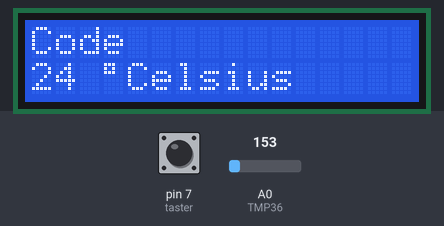
Simulated run of this sketch. Board: Arduino Uno, built with avr-gcc and run on an emulated ATmega328P. Shown: 16×2 character LCD. Inputs (shaded band) come from the test bench; at power-on: pin 7 (taster) LOW, A0 (TMP36) = 153. What the sketch prints to the serial monitor is not drawn.

Above: at 1.2 s.
1.3 s: pin 7 (taster) pulled HIGH for 0.15 s
At 1.54 s:
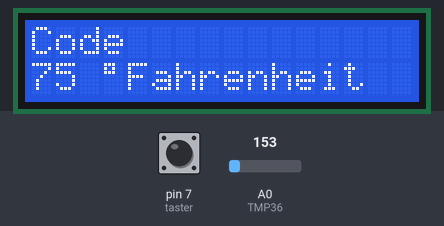
3.1 s: A0 (TMP36) set to 165
At 4.2 s:
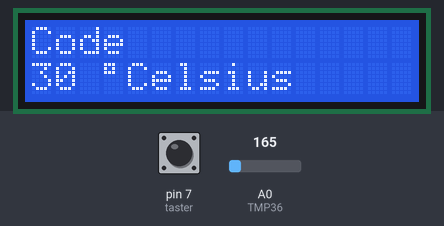
4.9 s: pin 7 (taster) pulled HIGH for 1 s
At 5.8 s:
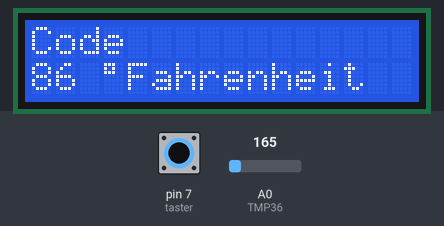
7.4 s: A0 (TMP36) set to 175
At 8.9 s:
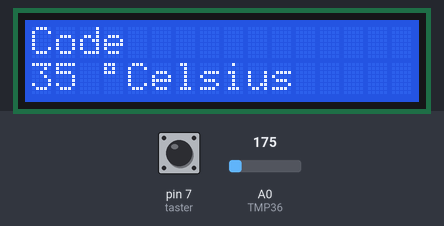
9.2 s: A0 (TMP36) set to 191
At 10.1 s:
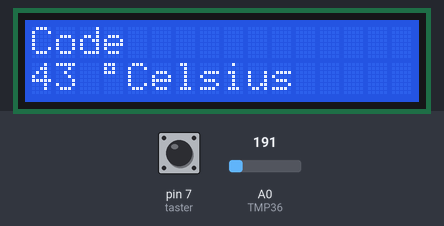
Timing chart, 0 to 11.9 s (numbered marks = the images above; inputs shaded):
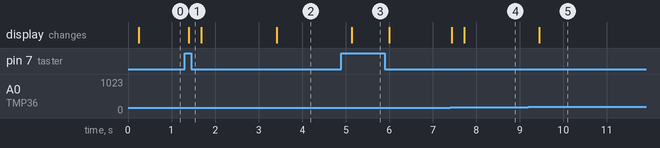

Measured:
- after the input at 1.3 s, the display: changes after 0.10 s (image 1)
- after the input at 3.1 s, the display: changes after 0.31 s (image 2)
- after the input at 4.9 s, the display: changes after 0.24 s (image 3)
- after the input at 7.4 s, the display: first changes at once (image 4 shows a later state)
- after the input at 9.2 s, the display: changes after 0.25 s (image 5)

The sketch:

infrarot_detektor.ino
```cpp
#include <LiquidCrystal.h>
#include <IRremote.h>

int cursorPos = 0;
LiquidCrystal lcd(12, 11, 5, 4, 3, 2);
int taster=7;
int RECV_PIN = 10;
int TMP36 = A0;
int temperatur = 0;
int temp[10];
int time= 20;
int tasterstatus=0;

IRrecv irrecv(RECV_PIN);
decode_results results;

void setup() {
Serial.begin(9600);
lcd.begin(16, 2);
pinMode(taster, INPUT);
irrecv.enableIRIn();
}


void loop() {

temp[0] = map(analogRead(TMP36), 0, 410, -50, 150);
delay(time);
temp[1] = map(analogRead(TMP36), 0, 410, -50, 150);
delay(time);
temp[2] = map(analogRead(TMP36), 0, 410, -50, 150);
delay(time);
temp[3] = map(analogRead(TMP36), 0, 410, -50, 150);
delay(time);
temp[4] = map(analogRead(TMP36), 0, 410, -50, 150);
delay(time);
temp[5] = map(analogRead(TMP36), 0, 410, -50, 150);
delay(time);
temp[6] = map(analogRead(TMP36), 0, 410, -50, 150);
delay(time);
temp[7] = map(analogRead(TMP36), 0, 410, -50, 150);
delay(time);
temp[8] = map(analogRead(TMP36), 0, 410, -50, 150);
delay(time);
temp[9] = map(analogRead(TMP36), 0, 410, -50, 150);


temperatur=(temp[0]+temp[1]+temp[2]+temp[3]+temp[4]+temp[5]
+temp[6]+temp[7]+temp[8]+temp[9])/10; // Alles in eine Zeile!

tasterstatus=digitalRead(taster);
int fahrenheit = temperatur *1.8 +32;

if (irrecv.decode(&results)) {
  Serial.println(results.value, DEC);
  lcd.setCursor(0, 0);
  lcd.print("Code ");
  lcd.setCursor(5, 0);
  lcd.print(results.value);
  irrecv.resume();
}else{
  lcd.setCursor(0, 0);
  lcd.print("Code                    ");
}


Serial.print(temperatur);
Serial.println(" Grad Celsius");
// lcd.setCursor(0, 0);
// lcd.print("                ");

lcd.setCursor(0, 1);
if (tasterstatus == HIGH){
  lcd.print(fahrenheit);
  lcd.setCursor(3, 1);
  lcd.print(char(223));
  lcd.setCursor(4, 1);
  lcd.print("Fahrenheit");
}else{
  lcd.print(temperatur);
  lcd.setCursor(3, 1);
  lcd.print(char(223));
  lcd.setCursor(4, 1);
  lcd.print("Celsius   ");
}
delay(100);


}
```
